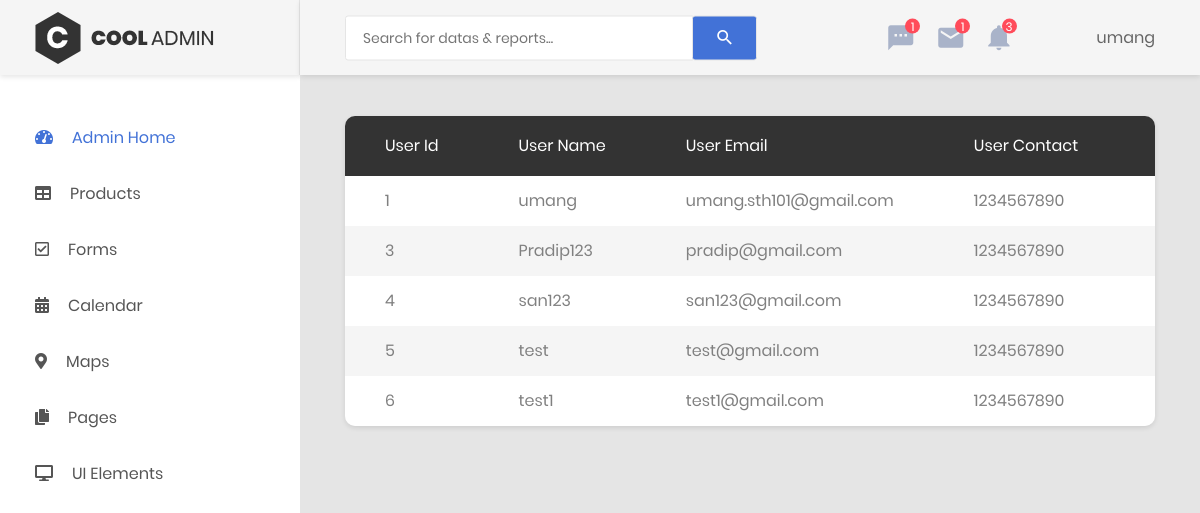
Before: /CoolAdmin-master/users.php (signed in) with the older database file.
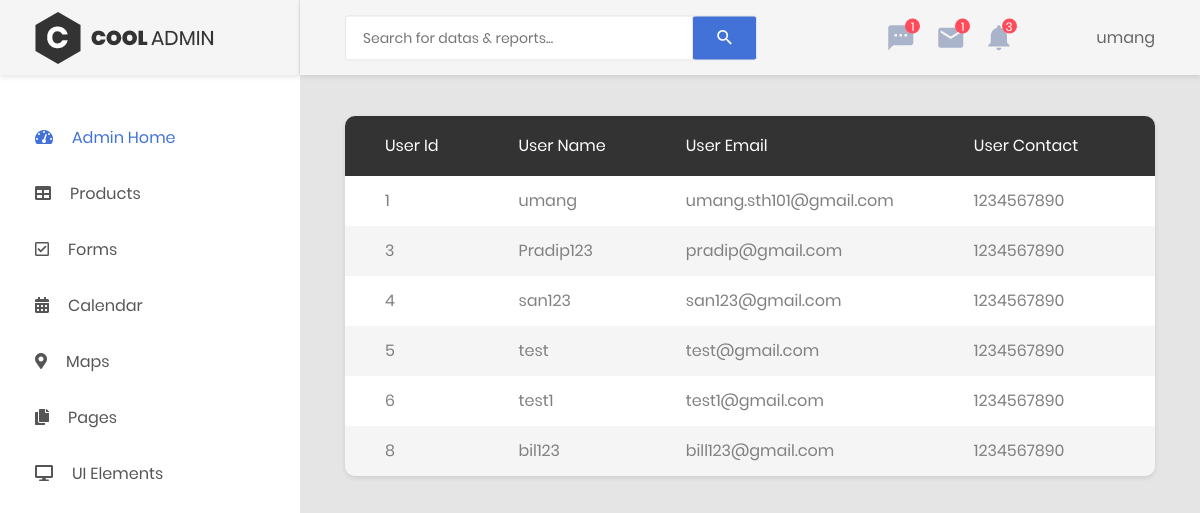
After: the same page with the newer database file.
### tables this page shows
CREATE TABLE `users` (
  `UserId` int(11) NOT NULL,
  `UserName` varchar(200) NOT NULL,
  `UserEmail` varchar(200) NOT NULL,
  `UserAddress` varchar(200) NOT NULL,
  `UserPhone` int(11) NOT NULL,
  `UserPassword` varchar(200) NOT NULL,
  `userType` varchar(25) NOT NULL DEFAULT 'customer'
);

### CoolAdmin-master/users.php (the view, shortened to what this page needs)
<?php
    include 'header.php';
?>
            <div class="main-content">
                <div class="section__content section__content--p30">
                    <div class="container-fluid">
                        <div class="row">
                            <div class="col-lg-12">
                                <div class="table-responsive table--no-card m-b-30">
                                    <table class="table table-borderless table-striped table-earning" >
                                        <thead>
                                            <tr>
                                                <th>User Id</th>
                                                <th>User Name</th>
                                                <th>User Email</th>
                                                <th>User Contact</th>
                                                <th>Delete</th>
                                            </tr>
                                        </thead>
                                        <tbody>
                                            <?php
                                            include "../includes/dbh.inc.php";
                                                $sql = 'SELECT * FROM users ORDER by UserId ASC';
                                                $result=mysqli_query($conn, $sql);
                                                while($row=mysqli_fetch_array($result)){
                                                    echo '<tr>
                                                    <td>'.$row["UserId"].'</td>
                                                    <td>'.$row["UserName"].'</td>
                                                    <td>'.$row["UserEmail"].'</td>
                                                    <td>'.$row["UserPhone"].'</td>
                                                    <td> <button><a href="users.php?delete&idUser='.$row["UserId"].'">Delete </a></button></td>
                                                    </tr>';
                                                }
                                            ?>
                                        </tbody>
                                    </table>
                                </div>
                            </div>
    <?php
        include 'footer.php';
    ?>

Changed rows visible on the page:
added users: UserId "8", UserName "bil123", UserEmail "bill123@gmail.com", UserPhone "1234567890"
